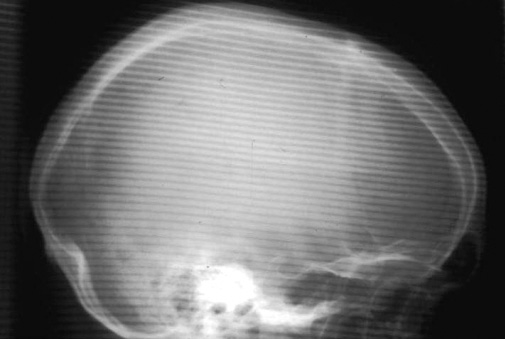
%> input picture Lab4/Moire1.bmp, 505 x 339 px
$ octave Untitled.m   (GNU Octave 9; MATLAB toolbox functions it lacks are replaced by stand-ins)
%> lines starting %> are read from the running program, lines starting %| are printed output that depends on the picture; in (x1, y1, x2, y2) boxes, pixels count from 0 and x2, y2 are one past the last pixel; in counts of white or black regions, pixels touching at a corner belong together; the program's own positions count from 1

I = imread('Moire1.bmp');
%> I is the input picture: size 339x505x3 uint8; min 7, max 255, mean 109.4
img= im2double(I);
img= rgb2gray(img);
%> img: size 339x505 double
img= fft2(img);
%imshow(img,[]);
img= fftshift(img);
%img=abs(img);

figure, imshow(log(img),[]);
%> after `imshow(log(img),[])`:
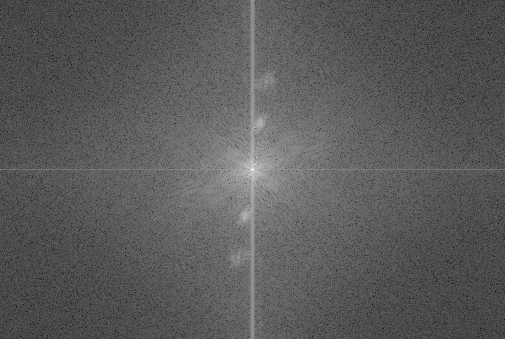
%> displayed picture: size 339x505, on the screen's scale of 0 to 255; min 0, max 255, mean 90.2
H=ones(size(img));
x=10;
H(241-x:256+x ,209-x:229+x)=0;
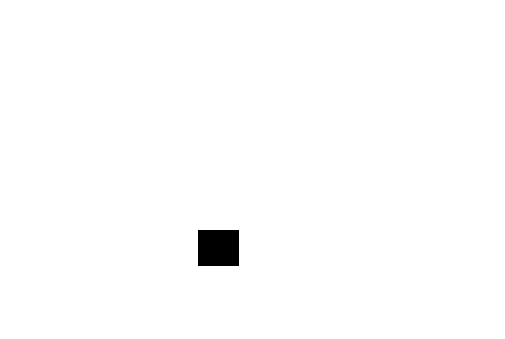
%> H: size 339x505 double; values 0 (black) and 1 (white), 99.1% white; 1 black region, box (x1, y1, x2, y2) and area: (198, 230, 239, 266) 1476
H(232-x:242+x ,253-x:269+x)=0;
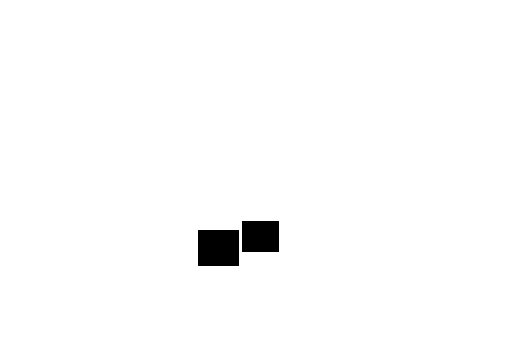
%> H: size 339x505 double; values 0 (black) and 1 (white), 98.5% white; 2 black regions, box (x1, y1, x2, y2) and area: (198, 230, 239, 266) 1476, (242, 221, 279, 252) 1147
res=img.*H;
figure, imshow(res,[]);
imge= ifftshift(res);
imge= ifft2(imge);
figure, imshow(imge,[]);

% [16 lines of commented-out code are left out]
